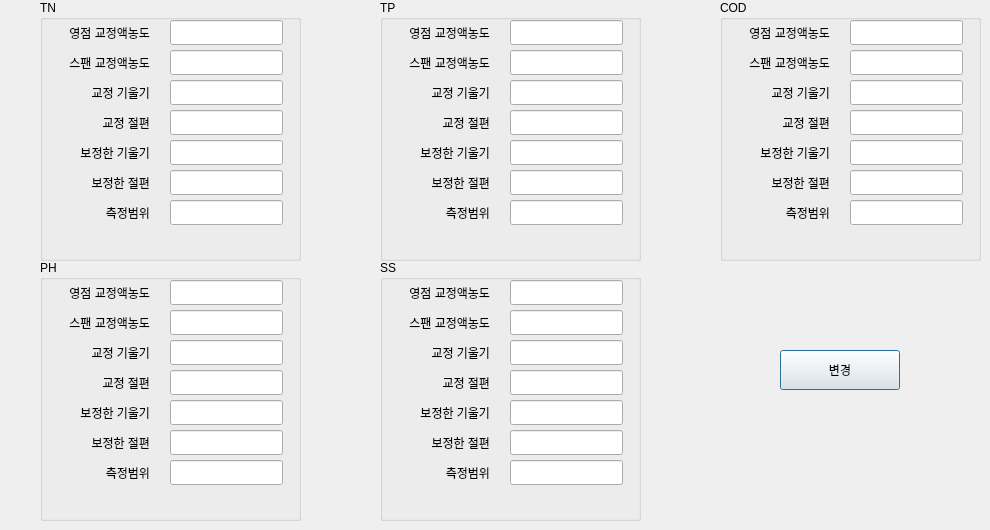
   <widget class="QWidget" name="page_6">
    <widget class="QGroupBox" name="groupBoxTN">
     <property name="geometry">
      <rect>
       <x>40</x>
       <y>0</y>
       <width>261</width>
       <height>261</height>
      </rect>
     </property>
     <property name="title">
      <string>TN</string>
     </property>
     <widget class="QLabel" name="label_13">
      <property name="geometry">
       <rect>
        <x>10</x>
        <y>20</y>
        <width>100</width>
        <height>25</height>
       </rect>
      </property>
      <property name="text">
       <string>영점 교정액농도</string>
      </property>
      <property name="alignment">
       <set>Qt::AlignRight|Qt::AlignTrailing|Qt::AlignVCenter</set>
      </property>
     </widget>
     <widget class="QLabel" name="label_27">
      <property name="geometry">
       <rect>
        <x>10</x>
        <y>50</y>
        <width>100</width>
        <height>25</height>
       </rect>
      </property>
      <property name="text">
       <string>스팬 교정액농도</string>
      </property>
      <property name="alignment">
       <set>Qt::AlignRight|Qt::AlignTrailing|Qt::AlignVCenter</set>
      </property>
     </widget>
     <widget class="QLabel" name="label_28">
      <property name="geometry">
       <rect>
        <x>10</x>
        <y>80</y>
        <width>100</width>
        <height>25</height>
       </rect>
      </property>
      <property name="text">
       <string>교정 기울기</string>
      </property>
      <property name="alignment">
       <set>Qt::AlignRight|Qt::AlignTrailing|Qt::AlignVCenter</set>
      </property>
     </widget>
     <widget class="QLabel" name="label_29">
      <property name="geometry">
       <rect>
        <x>10</x>
        <y>110</y>
        <width>100</width>
        <height>25</height>
       </rect>
      </property>
      <property name="text">
       <string>교정 절편</string>
      </property>
      <property name="alignment">
       <set>Qt::AlignRight|Qt::AlignTrailing|Qt::AlignVCenter</set>
      </property>
     </widget>
     <widget class="QLabel" name="label_30">
      <property name="geometry">
       <rect>
        <x>10</x>
        <y>140</y>
        <width>100</width>
        <height>25</height>
       </rect>
      </property>
      <property name="text">
       <string>보정한 기울기</string>
      </property>
      <property name="alignment">
       <set>Qt::AlignRight|Qt::AlignTrailing|Qt::AlignVCenter</set>
      </property>
     </widget>
     <widget class="QLabel" name="label_31">
      <property name="geometry">
       <rect>
        <x>10</x>
        <y>170</y>
        <width>100</width>
        <height>25</height>
       </rect>
      </property>
      <property name="text">
       <string>보정한 절편</string>
      </property>
      <property name="alignment">
       <set>Qt::AlignRight|Qt::AlignTrailing|Qt::AlignVCenter</set>
      </property>
     </widget>
     <widget class="QLabel" name="label_32">
      <property name="geometry">
       <rect>
        <x>10</x>
        <y>200</y>
        <width>100</width>
        <height>25</height>
       </rect>
      </property>
      <property name="text">
       <string>측정범위</string>
      </property>
      <property name="alignment">
       <set>Qt::AlignRight|Qt::AlignTrailing|Qt::AlignVCenter</set>
      </property>
     </widget>
     <widget class="NumEdit" name="tnZERO">
      <property name="geometry">
       <rect>
        <x>130</x>
        <y>20</y>
        <width>113</width>
        <height>25</height>
       </rect>
      </property>
      <property name="text">
       <string/>
      </property>
     </widget>
     <widget class="NumEdit" name="tnSPAN">
      <property name="geometry">
       <rect>
        <x>130</x>
        <y>50</y>
        <width>113</width>
        <height>25</height>
       </rect>
      </property>
     </widget>
     <widget class="NumEdit" name="tnSLOP">
      <property name="geometry">
       <rect>
        <x>130</x>
        <y>80</y>
        <width>113</width>
        <height>25</height>
       </rect>
      </property>
     </widget>
     <widget class="NumEdit" name="tnICPT">
      <property name="geometry">
       <rect>
        <x>130</x>
        <y>110</y>
        <width>113</width>
        <height>25</height>
       </rect>
      </property>
     </widget>
     <widget class="NumEdit" name="tnFACT">
      <property name="geometry">
       <rect>
        <x>130</x>
        <y>140</y>
        <width>113</width>
        <height>25</height>
       </rect>
      </property>
     </widget>
     <widget class="NumEdit" name="tnOFST">
      <property name="geometry">
       <rect>
        <x>130</x>
        <y>170</y>
        <width>113</width>
        <height>25</height>
       </rect>
      </property>
     </widget>
     <widget class="NumEdit" name="tnMAXR">
      <property name="geometry">
       <rect>
        <x>130</x>
        <y>200</y>
        <width>113</width>
        <height>25</height>
       </rect>
      </property>
     </widget>
     <widget class="QLabel" name="tnDate">
      <property name="geometry">
       <rect>
        <x>19</x>
        <y>230</y>
        <width>221</width>
        <height>25</height>
       </rect>
      </property>
      <property name="text">
       <string/>
      </property>
      <property name="alignment">
       <set>Qt::AlignCenter</set>
      </property>
     </widget>
    </widget>
    <widget class="QGroupBox" name="groupBoxTP">
     <property name="geometry">
      <rect>
       <x>380</x>
       <y>0</y>
       <width>261</width>
       <height>261</height>
      </rect>
     </property>
     <property name="title">
      <string>TP</string>
     </property>
     <widget class="QLabel" name="label_33">
      <property name="geometry">
       <rect>
        <x>10</x>
        <y>20</y>
        <width>100</width>
        <height>25</height>
       </rect>
      </property>
      <property name="text">
       <string>영점 교정액농도</string>
      </property>
      <property name="alignment">
       <set>Qt::AlignRight|Qt::AlignTrailing|Qt::AlignVCenter</set>
      </property>
     </widget>
     <widget class="QLabel" name="label_34">
      <property name="geometry">
       <rect>
        <x>10</x>
        <y>50</y>
        <width>100</width>
        <height>25</height>
       </rect>
      </property>
      <property name="text">
       <string>스팬 교정액농도</string>
      </property>
      <property name="alignment">
       <set>Qt::AlignRight|Qt::AlignTrailing|Qt::AlignVCenter</set>
      </property>
     </widget>
     <widget class="QLabel" name="label_35">
      <property name="geometry">
       <rect>
        <x>10</x>
        <y>80</y>
        <width>100</width>
        <height>25</height>
       </rect>
      </property>
      <property name="text">
       <string>교정 기울기</string>
      </property>
      <property name="alignment">
       <set>Qt::AlignRight|Qt::AlignTrailing|Qt::AlignVCenter</set>
      </property>
     </widget>
     <widget class="QLabel" name="label_36">
      <property name="geometry">
       <rect>
        <x>10</x>
        <y>110</y>
        <width>100</width>
        <height>25</height>
       </rect>
      </property>
      <property name="text">
       <string>교정 절편</string>
      </property>
      <property name="alignment">
       <set>Qt::AlignRight|Qt::AlignTrailing|Qt::AlignVCenter</set>
      </property>
     </widget>
     <widget class="QLabel" name="label_37">
      <property name="geometry">
       <rect>
        <x>10</x>
        <y>140</y>
        <width>100</width>
        <height>25</height>
       </rect>
      </property>
      <property name="text">
       <string>보정한 기울기</string>
      </property>
      <property name="alignment">
       <set>Qt::AlignRight|Qt::AlignTrailing|Qt::AlignVCenter</set>
      </property>
     </widget>
     <widget class="QLabel" name="label_38">
      <property name="geometry">
       <rect>
        <x>10</x>
        <y>170</y>
        <width>100</width>
        <height>25</height>
       </rect>
      </property>
      <property name="text">
       <string>보정한 절편</string>
      </property>
      <property name="alignment">
       <set>Qt::AlignRight|Qt::AlignTrailing|Qt::AlignVCenter</set>
      </property>
     </widget>
     <widget class="QLabel" name="label_39">
      <property name="geometry">
       <rect>
        <x>10</x>
        <y>200</y>
        <width>100</width>
        <height>25</height>
       </rect>
      </property>
      <property name="text">
       <string>측정범위</string>
      </property>
      <property name="alignment">
       <set>Qt::AlignRight|Qt::AlignTrailing|Qt::AlignVCenter</set>
      </property>
     </widget>
     <widget class="NumEdit" name="tpZERO">
      <property name="geometry">
       <rect>
        <x>130</x>
        <y>20</y>
        <width>113</width>
        <height>25</height>
       </rect>
      </property>
      <property name="text">
       <string/>
      </property>
     </widget>
     <widget class="NumEdit" name="tpSPAN">
      <property name="geometry">
       <rect>
        <x>130</x>
        <y>50</y>
        <width>113</width>
        <height>25</height>
       </rect>
      </property>
     </widget>
     <widget class="NumEdit" name="tpSLOP">
      <property name="geometry">
       <rect>
        <x>130</x>
        <y>80</y>
        <width>113</width>
        <height>25</height>
       </rect>
      </property>
     </widget>
     <widget class="NumEdit" name="tpICPT">
      <property name="geometry">
       <rect>
        <x>130</x>
        <y>110</y>
        <width>113</width>
        <height>25</height>
       </rect>
      </property>
     </widget>
     <widget class="NumEdit" name="tpFACT">
      <property name="geometry">
       <rect>
        <x>130</x>
        <y>140</y>
        <width>113</width>
        <height>25</height>
       </rect>
      </property>
     </widget>
     <widget class="NumEdit" name="tpOFST">
      <property name="geometry">
       <rect>
        <x>130</x>
        <y>170</y>
        <width>113</width>
        <height>25</height>
       </rect>
      </property>
     </widget>
     <widget class="NumEdit" name="tpMAXR">
      <property name="geometry">
       <rect>
        <x>130</x>
        <y>200</y>
        <width>113</width>
        <height>25</height>
       </rect>
      </property>
     </widget>
     <widget class="QLabel" name="tpDate">
      <property name="geometry">
       <rect>
        <x>19</x>
        <y>230</y>
        <width>221</width>
        <height>25</height>
       </rect>
      </property>
      <property name="text">
       <string/>
      </property>
      <property name="alignment">
       <set>Qt::AlignCenter</set>
      </property>
     </widget>
    </widget>
    <widget class="QGroupBox" name="groupBoxCOD">
     <property name="geometry">
      <rect>
       <x>720</x>
       <y>0</y>
       <width>261</width>
       <height>261</height>
      </rect>
     </property>
     <property name="title">
      <string>COD</string>
     </property>
     <widget class="QLabel" name="label_40">
      <property name="geometry">
       <rect>
        <x>10</x>
        <y>20</y>
        <width>100</width>
        <height>25</height>
       </rect>
      </property>
      <property name="text">
       <string>영점 교정액농도</string>
      </property>
      <property name="alignment">
       <set>Qt::AlignRight|Qt::AlignTrailing|Qt::AlignVCenter</set>
      </property>
     </widget>
     <widget class="QLabel" name="label_41">
      <property name="geometry">
       <rect>
        <x>10</x>
        <y>50</y>
        <width>100</width>
        <height>25</height>
       </rect>
      </property>
      <property name="text">
       <string>스팬 교정액농도</string>
      </property>
      <property name="alignment">
       <set>Qt::AlignRight|Qt::AlignTrailing|Qt::AlignVCenter</set>
      </property>
     </widget>
     <widget class="QLabel" name="label_42">
      <property name="geometry">
       <rect>
        <x>10</x>
        <y>80</y>
        <width>100</width>
        <height>25</height>
       </rect>
      </property>
      <property name="text">
       <string>교정 기울기</string>
      </property>
      <property name="alignment">
       <set>Qt::AlignRight|Qt::AlignTrailing|Qt::AlignVCenter</set>
      </property>
     </widget>
     <widget class="QLabel" name="label_43">
      <property name="geometry">
       <rect>
        <x>10</x>
        <y>110</y>
        <width>100</width>
        <height>25</height>
       </rect>
      </property>
      <property name="text">
       <string>교정 절편</string>
      </property>
      <property name="alignment">
       <set>Qt::AlignRight|Qt::AlignTrailing|Qt::AlignVCenter</set>
      </property>
     </widget>
     <widget class="QLabel" name="label_44">
      <property name="geometry">
       <rect>
        <x>10</x>
        <y>140</y>
        <width>100</width>
        <height>25</height>
       </rect>
      </property>
      <property name="text">
       <string>보정한 기울기</string>
      </property>
      <property name="alignment">
       <set>Qt::AlignRight|Qt::AlignTrailing|Qt::AlignVCenter</set>
      </property>
     </widget>
     <widget class="QLabel" name="label_45">
      <property name="geometry">
       <rect>
        <x>10</x>
        <y>170</y>
        <width>100</width>
        <height>25</height>
       </rect>
      </property>
      <property name="text">
       <string>보정한 절편</string>
      </property>
      <property name="alignment">
       <set>Qt::AlignRight|Qt::AlignTrailing|Qt::AlignVCenter</set>
      </property>
     </widget>
     <widget class="QLabel" name="label_46">
      <property name="geometry">
       <rect>
        <x>10</x>
        <y>200</y>
        <width>100</width>
        <height>25</height>
       </rect>
      </property>
      <property name="text">
       <string>측정범위</string>
      </property>
      <property name="alignment">
       <set>Qt::AlignRight|Qt::AlignTrailing|Qt::AlignVCenter</set>
      </property>
     </widget>
     <widget class="NumEdit" name="codZERO">
      <property name="geometry">
       <rect>
        <x>130</x>
        <y>20</y>
        <width>113</width>
        <height>25</height>
       </rect>
      </property>
      <property name="text">
       <string/>
      </property>
     </widget>
     <widget class="NumEdit" name="codSPAN">
      <property name="geometry">
       <rect>
        <x>130</x>
        <y>50</y>
        <width>113</width>
        <height>25</height>
       </rect>
      </property>
     </widget>
     <widget class="NumEdit" name="codSLOP">
      <property name="geometry">
       <rect>
        <x>130</x>
        <y>80</y>
        <width>113</width>
        <height>25</height>
       </rect>
      </property>
     </widget>
     <widget class="NumEdit" name="codICPT">
      <property name="geometry">
       <rect>
        <x>130</x>
        <y>110</y>
        <width>113</width>
        <height>25</height>
       </rect>
      </property>
     </widget>
     <widget class="NumEdit" name="codFACT">
      <property name="geometry">
       <rect>
        <x>130</x>
        <y>140</y>
        <width>113</width>
        <height>25</height>
       </rect>
      </property>
     </widget>
     <widget class="NumEdit" name="codOFST">
      <property name="geometry">
       <rect>
        <x>130</x>
        <y>170</y>
        <width>113</width>
        <height>25</height>
       </rect>
      </property>
     </widget>
     <widget class="NumEdit" name="codMAXR">
      <property name="geometry">
       <rect>
        <x>130</x>
        <y>200</y>
        <width>113</width>
        <height>25</height>
       </rect>
      </property>
     </widget>
     <widget class="QLabel" name="codDate">
      <property name="geometry">
       <rect>
        <x>19</x>
        <y>230</y>
        <width>221</width>
        <height>25</height>
       </rect>
      </property>
      <property name="text">
       <string/>
      </property>
      <property name="alignment">
       <set>Qt::AlignCenter</set>
      </property>
     </widget>
    </widget>
    <widget class="QGroupBox" name="groupBoxPH">
     <property name="geometry">
      <rect>
       <x>40</x>
       <y>260</y>
       <width>261</width>
       <height>261</height>
      </rect>
     </property>
     <property name="title">
      <string>PH</string>
     </property>
     <widget class="QLabel" name="label_47">
      <property name="geometry">
       <rect>
        <x>10</x>
        <y>20</y>
        <width>100</width>
        <height>25</height>
       </rect>
      </property>
      <property name="text">
       <string>영점 교정액농도</string>
      </property>
      <property name="alignment">
       <set>Qt::AlignRight|Qt::AlignTrailing|Qt::AlignVCenter</set>
      </property>
     </widget>
     <widget class="QLabel" name="label_48">
      <property name="geometry">
       <rect>
        <x>10</x>
        <y>50</y>
        <width>100</width>
        <height>25</height>
       </rect>
      </property>
      <property name="text">
       <string>스팬 교정액농도</string>
      </property>
      <property name="alignment">
       <set>Qt::AlignRight|Qt::AlignTrailing|Qt::AlignVCenter</set>
      </property>
     </widget>
     <widget class="QLabel" name="label_49">
      <property name="geometry">
       <rect>
        <x>10</x>
        <y>80</y>
        <width>100</width>
        <height>25</height>
       </rect>
      </property>
      <property name="text">
       <string>교정 기울기</string>
      </property>
      <property name="alignment">
       <set>Qt::AlignRight|Qt::AlignTrailing|Qt::AlignVCenter</set>
      </property>
     </widget>
     <widget class="QLabel" name="label_50">
      <property name="geometry">
       <rect>
        <x>10</x>
        <y>110</y>
        <width>100</width>
        <height>25</height>
       </rect>
      </property>
      <property name="text">
       <string>교정 절편</string>
      </property>
      <property name="alignment">
       <set>Qt::AlignRight|Qt::AlignTrailing|Qt::AlignVCenter</set>
      </property>
     </widget>
     <widget class="QLabel" name="label_51">
      <property name="geometry">
       <rect>
        <x>10</x>
        <y>140</y>
        <width>100</width>
        <height>25</height>
       </rect>
      </property>
      <property name="text">
       <string>보정한 기울기</string>
      </property>
      <property name="alignment">
       <set>Qt::AlignRight|Qt::AlignTrailing|Qt::AlignVCenter</set>
      </property>
     </widget>
     <widget class="QLabel" name="label_52">
      <property name="geometry">
       <rect>
        <x>10</x>
        <y>170</y>
        <width>100</width>
        <height>25</height>
       </rect>
      </property>
      <property name="text">
       <string>보정한 절편</string>
      </property>
      <property name="alignment">
       <set>Qt::AlignRight|Qt::AlignTrailing|Qt::AlignVCenter</set>
      </property>
     </widget>
     <widget class="QLabel" name="label_53">
      <property name="geometry">
       <rect>
        <x>10</x>
        <y>200</y>
        <width>100</width>
        <height>25</height>
       </rect>
      </property>
      <property name="text">
       <string>측정범위</string>
      </property>
      <property name="alignment">
       <set>Qt::AlignRight|Qt::AlignTrailing|Qt::AlignVCenter</set>
      </property>
     </widget>
     <widget class="NumEdit" name="phZERO">
      <property name="geometry">
       <rect>
        <x>130</x>
        <y>20</y>
        <width>113</width>
        <height>25</height>
       </rect>
      </property>
      <property name="text">
       <string/>
      </property>
     </widget>
     <widget class="NumEdit" name="phSPAN">
      <property name="geometry">
       <rect>
        <x>130</x>
        <y>50</y>
        <width>113</width>
        <height>25</height>
       </rect>
      </property>
     </widget>
     <widget class="NumEdit" name="phSLOP">
      <property name="geometry">
       <rect>
        <x>130</x>
        <y>80</y>
        <width>113</width>
        <height>25</height>
       </rect>
      </property>
     </widget>
     <widget class="NumEdit" name="phICPT">
      <property name="geometry">
       <rect>
        <x>130</x>
        <y>110</y>
        <width>113</width>
        <height>25</height>
       </rect>
      </property>
     </widget>
     <widget class="NumEdit" name="phFACT">
      <property name="geometry">
       <rect>
        <x>130</x>
        <y>140</y>
        <width>113</width>
        <height>25</height>
       </rect>
      </property>
     </widget>
     <widget class="NumEdit" name="phOFST">
      <property name="geometry">
       <rect>
        <x>130</x>
        <y>170</y>
        <width>113</width>
        <height>25</height>
       </rect>
      </property>
     </widget>
     <widget class="NumEdit" name="phMAXR">
      <property name="geometry">
       <rect>
        <x>130</x>
        <y>200</y>
        <width>113</width>
        <height>25</height>
       </rect>
      </property>
     </widget>
     <widget class="QLabel" name="phDate">
      <property name="geometry">
       <rect>
        <x>19</x>
        <y>230</y>
        <width>221</width>
        <height>25</height>
       </rect>
      </property>
      <property name="text">
       <string/>
      </property>
      <property name="alignment">
       <set>Qt::AlignCenter</set>
      </property>
     </widget>
    </widget>
    <widget class="QGroupBox" name="groupBoxSS">
     <property name="geometry">
      <rect>
       <x>380</x>
       <y>260</y>
       <width>261</width>
       <height>261</height>
      </rect>
     </property>
     <property name="title">
      <string>SS</string>
     </property>
     <widget class="QLabel" name="label_54">
      <property name="geometry">
       <rect>
        <x>10</x>
        <y>20</y>
        <width>100</width>
        <height>25</height>
       </rect>
      </property>
      <property name="text">
       <string>영점 교정액농도</string>
      </property>
      <property name="alignment">
       <set>Qt::AlignRight|Qt::AlignTrailing|Qt::AlignVCenter</set>
      </property>
     </widget>
     <widget class="QLabel" name="label_55">
      <property name="geometry">
       <rect>
        <x>10</x>
        <y>50</y>
        <width>100</width>
        <height>25</height>
       </rect>
      </property>
      <property name="text">
       <string>스팬 교정액농도</string>
      </property>
      <property name="alignment">
       <set>Qt::AlignRight|Qt::AlignTrailing|Qt::AlignVCenter</set>
      </property>
     </widget>
     <widget class="QLabel" name="label_56">
      <property name="geometry">
       <rect>
        <x>10</x>
        <y>80</y>
        <width>100</width>
        <height>25</height>
       </rect>
      </property>
      <property name="text">
       <string>교정 기울기</string>
      </property>
      <property name="alignment">
       <set>Qt::AlignRight|Qt::AlignTrailing|Qt::AlignVCenter</set>
      </property>
     </widget>
     <widget class="QLabel" name="label_57">
      <property name="geometry">
       <rect>
        <x>10</x>
        <y>110</y>
        <width>100</width>
        <height>25</height>
       </rect>
      </property>
      <property name="text">
       <string>교정 절편</string>
      </property>
      <property name="alignment">
       <set>Qt::AlignRight|Qt::AlignTrailing|Qt::AlignVCenter</set>
      </property>
     </widget>
     <widget class="QLabel" name="label_58">
      <property name="geometry">
       <rect>
        <x>10</x>
        <y>140</y>
        <width>100</width>
        <height>25</height>
       </rect>
      </property>
      <property name="text">
       <string>보정한 기울기</string>
      </property>
      <property name="alignment">
       <set>Qt::AlignRight|Qt::AlignTrailing|Qt::AlignVCenter</set>
      </property>
     </widget>
     <widget class="QLabel" name="label_59">
      <property name="geometry">
       <rect>
        <x>10</x>
        <y>170</y>
        <width>100</width>
        <height>25</height>
       </rect>
      </property>
      <property name="text">
       <string>보정한 절편</string>
      </property>
      <property name="alignment">
       <set>Qt::AlignRight|Qt::AlignTrailing|Qt::AlignVCenter</set>
      </property>
     </widget>
     <widget class="QLabel" name="label_60">
      <property name="geometry">
       <rect>
        <x>10</x>
        <y>200</y>
        <width>100</width>
        <height>25</height>
       </rect>
      </property>
      <property name="text">
       <string>측정범위</string>
      </property>
      <property name="alignment">
       <set>Qt::AlignRight|Qt::AlignTrailing|Qt::AlignVCenter</set>
      </property>
     </widget>
     <widget class="NumEdit" name="ssZERO">
      <property name="geometry">
       <rect>
        <x>130</x>
        <y>20</y>
        <width>113</width>
        <height>25</height>
       </rect>
      </property>
      <property name="text">
       <string/>
      </property>
     </widget>
     <widget class="NumEdit" name="ssSPAN">
      <property name="geometry">
       <rect>
        <x>130</x>
        <y>50</y>
        <width>113</width>
        <height>25</height>
       </rect>
      </property>
     </widget>
     <widget class="NumEdit" name="ssSLOP">
      <property name="geometry">
       <rect>
        <x>130</x>
        <y>80</y>
        <width>113</width>
        <height>25</height>
       </rect>
      </property>
     </widget>
     <widget class="NumEdit" name="ssICPT">
      <property name="geometry">
       <rect>
        <x>130</x>
        <y>110</y>
        <width>113</width>
        <height>25</height>
       </rect>
      </property>
     </widget>
     <widget class="NumEdit" name="ssFACT">
      <property name="geometry">
       <rect>
        <x>130</x>
        <y>140</y>
        <width>113</width>
        <height>25</height>
       </rect>
      </property>
     </widget>
     <widget class="NumEdit" name="ssOFST">
      <property name="geometry">
       <rect>
        <x>130</x>
        <y>170</y>
        <width>113</width>
        <height>25</height>
       </rect>
      </property>
     </widget>
     <widget class="NumEdit" name="ssMAXR">
      <property name="geometry">
       <rect>
        <x>130</x>
        <y>200</y>
        <width>113</width>
        <height>25</height>
       </rect>
      </property>
     </widget>
     <widget class="QLabel" name="ssDate">
      <property name="geometry">
       <rect>
        <x>19</x>
        <y>230</y>
        <width>221</width>
        <height>25</height>
       </rect>
      </property>
      <property name="text">
       <string/>
      </property>
      <property name="alignment">
       <set>Qt::AlignCenter</set>
      </property>
     </widget>
    </widget>
    <widget class="QPushButton" name="changeConsts">
     <property name="geometry">
      <rect>
       <x>780</x>
       <y>350</y>
       <width>120</width>
       <height>40</height>
      </rect>
     </property>
     <property name="text">
      <string>변경</string>
     </property>
     <property name="default">
      <bool>true</bool>
     </property>
    </widget>
   </widget>
